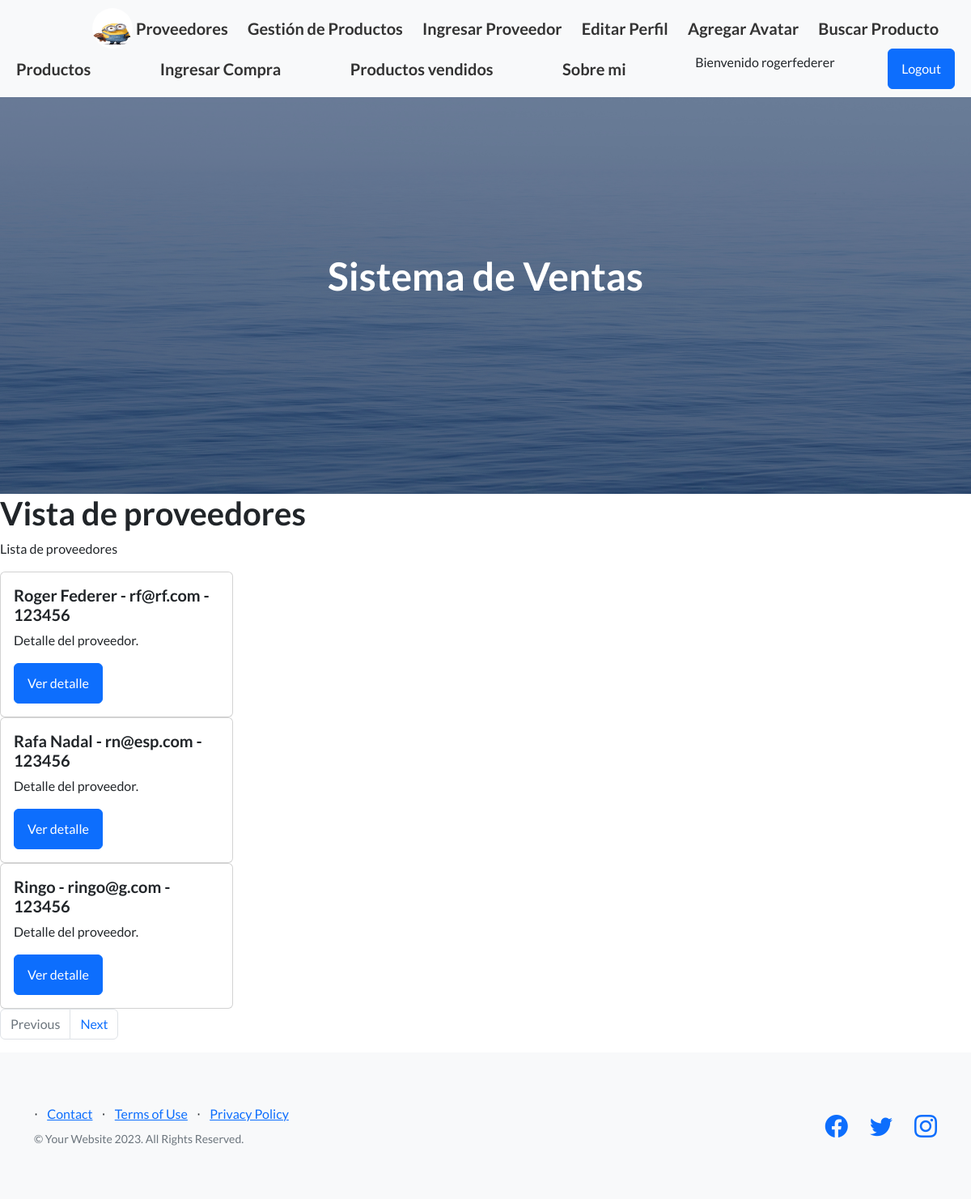
The app's page /comp-app/proveedores/0/ (signed in) with its own data.
### comprasapp/models.py (models this page shows, shortened)
class Avatar(models.Model):
  user = models.OneToOneField(User, on_delete=models.CASCADE)
  imagen = models.ImageField(upload_to='avatares', blank=True, null=True)

class Proveedor(models.Model):
  codigo = models.CharField(max_length=30)
  nombre = models.CharField(max_length=30)
  email = models.EmailField()
  telefono = models.CharField(max_length=30)
  productos = models.ManyToManyField(Producto)

### comprasapp/views.py (the view)
# urls.py: path('proveedores/<int:page>/', proveedores, name='Proveedores'),
def proveedores(req, page=0):
  cant_por_pagina = 3
  total_productos = Producto.objects.count()
  max_page = (total_productos - 1) // cant_por_pagina
  if req.GET.get('direccion') == 'next' and page < max_page:
    page += 1
  elif req.GET.get('direccion') == 'previous' and page > 0:
    page -= 1
  inicio = int(page) * cant_por_pagina
  final = (int(page)+1) * cant_por_pagina
  lista = Proveedor.objects.all()[inicio:final]
  return render(req, "proveedores.html", {"lista_proveedores": lista, "current_page": page, "max_page": max_page})

### comprasapp/templates/proveedores.html
{% extends 'padre.html' %}
{% block contenidoQueCambia %}
{% load static %}
<h1>Vista de proveedores</h1>
<p>Lista de proveedores</p>
{% if lista_proveedores %}
<section class="lista-proveedores">
  {% for proveedor in lista_proveedores %}
  <div class="card" style="width: 18rem;">
    <div class="card-body">
      <h5 class="card-title">{{proveedor.nombre}} - {{proveedor.email}} - {{proveedor.telefono}}</h5>
      <p class="card-text">Detalle del proveedor.</p>
      <a href="#" class="btn btn-primary">Ver detalle</a>
    </div>
  </div>
  {% endfor %}
</section>
{% else %}
<p>No hay proveedores registrados.</p>
{% endif %}
<nav aria-label="Page navigation example">
  <ul class="pagination">
    <li class="page-item {% if current_page == 0 %}disabled{% endif %}">
      {% if current_page > 0 %}
        <a class="page-link" href="{% url 'Proveedores' current_page|add:-1 %}?direccion=previous">Previous</a>
      {% else %}
        <span class="page-link">Previous</span>
      {% endif %}
    </li>
    <li class="page-item {% if current_page >= max_page %}disabled{% endif %}">
      {% if current_page < max_page %}
        <a class="page-link" href="{% url 'Proveedores' current_page|add:1 %}?direccion=next">Next</a>
      {% else %}
        <span class="page-link">Next</span>
      {% endif %}
    </li>
  </ul>
</nav>
{% endblock contenidoQueCambia %}

### comprasapp/templates/navbar.html (shortened to what this page needs)
<nav class="navbar navbar-light bg-light static-top">
    <div class="container">
      <div class="home-button">
      </div>
      {% if request.user.avatar %}
        <img src="{{request.user.avatar.imagen.url}}" alt="Avatar" style="width: 50px; height: 50px; border-radius: 50%;">
      {% endif %}
      {% if request.user.is_staff %}
        <a class="navbar-brand" href="{% url 'Proveedores' 0 %}">Proveedores</a>
        <a class="navbar-brand" href="{% url 'ListaProductos' %}"> Gestión de Productos</a>
        <a class="navbar-brand" href="{% url 'proveedor_formulario' %}">Ingresar Proveedor</a>
        <a class="navbar-brand" href="{% url 'EditaPerfil' %}">Editar Perfil</a>
        <a class="navbar-brand" href="{% url 'AgregarAvatar' %}">Agregar Avatar</a>
      {% endif %}
      <a class="navbar-brand" href="{% url 'BusquedaMarca' %}">Buscar Producto</a>
      <a class="navbar-brand" href="{% url 'Productos' 0 %}"> Productos</a>
      <a class="navbar-brand" href="{% url 'compra_formulario' %}">Ingresar Compra</a>
      <a class="navbar-brand" href="{% url 'Compras' 0 %}">Productos vendidos</a>
      <a class="navbar-brand" href="{% url 'about' %}">Sobre mi</a>
      {% if user.is_authenticated %}
        <p>Bienvenido {{user.username}}</p>
        <form method="post" action="{% url 'Logout' %}"> {% csrf_token %}
          <button class="btn btn-primary" type="submit">Logout</button>
        </form>
      {% else %}
        <a class="btn btn-primary" href="{% url 'Login' %}">Ingresar</a>
        <a class="btn btn-primary" href="{% url 'Registrar' %}">Registrar</a>
      {% endif %}
    </div>
  </nav>

### comprasapp/static/css/mis_estilos.css (style rules this page uses)
.home-button { padding-right: 170px; margin-left: -150px; }
.navbar { background-color: #f8f9fa; padding: 10px 0; display: flex; justify-content: space-between; align-items: center; }
.navbar .container { display: flex; justify-content: space-between; align-items: center; width: 100%; max-width: 1200px; margin: 0 auto; padding: 0 20px; }
.navbar .navbar-brand { margin-right: 20px; text-decoration: none; color: #333; font-weight: bold; position: relative; }

### records on screen
Proveedor: nombre "Roger Federer", email "rf@rf.com", telefono "123456"
Proveedor: nombre "Rafa Nadal", email "rn@esp.com", telefono "123456"
Proveedor: nombre "Ringo", email "ringo@g.com", telefono "123456"

### other values on screen
{{ user.username }} "rogerfederer"
